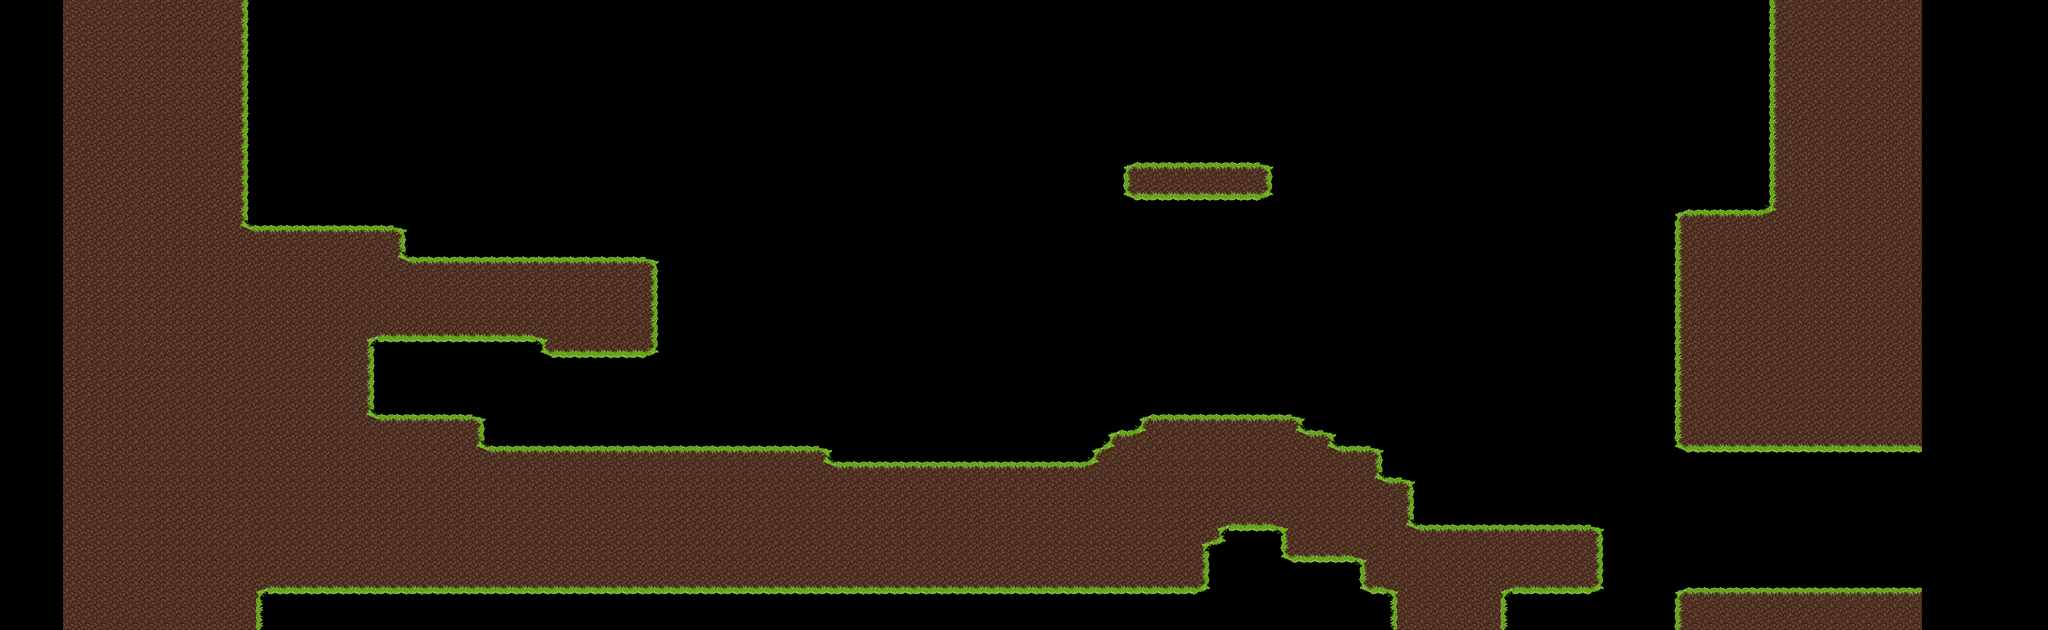

The image is a tile-based game level rendered from a .tmx file. Its description and source (layers, tilesets, objects; grid data summarised) follow:
An orthogonal 130x40 tile map with 32x32 px tiles, 1 tile layer (Camada de Tiles 1), 2 tilesets.

<map version="2017.05.26" orientation="orthogonal" renderorder="right-down" width="130" height="40" tilewidth="32" tileheight="32" nextobjectid="14">
 <tileset firstgid="1" name="baseFaze1" tilewidth="32" tileheight="32" tilecount="9" columns="3">
  <image source="baseFaze1.png" width="96" height="96" />
 </tileset>
 <tileset firstgid="10" source="mato2.tsx" />
 <layer name="Camada de Tiles 1" width="130" height="40">
  <data>[5200 cells, 2517 non-empty, 24 distinct tile ids]</data>
 </layer>
</map>